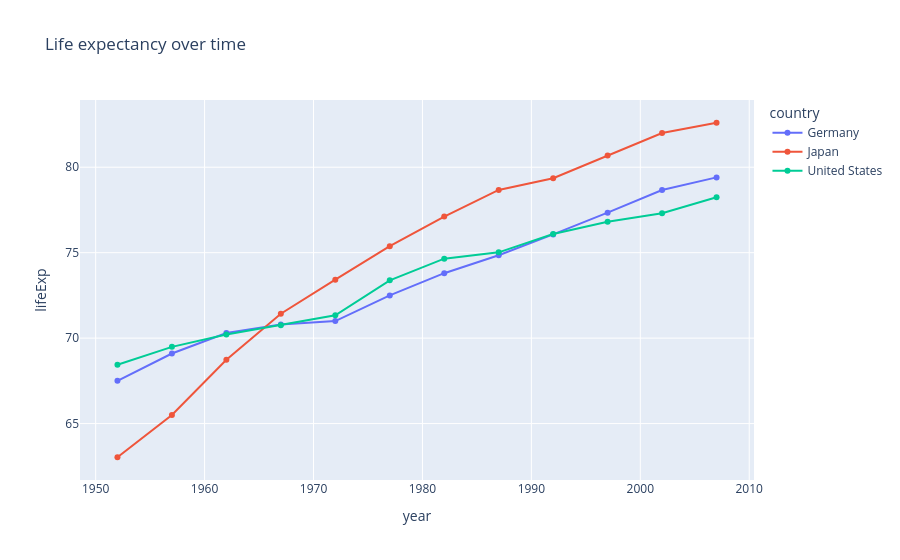

Notebook code for this chart:
### Markdown cell above
### 2.2 Line

Lines need an ordered x-axis — usually time. Let's track Germany and Japan in the gapminder data.

### Code cell
subset = gapminder.query("country in ['Germany', 'Japan', 'United States']")

fig = px.line(
    subset,
    x="year",
    y="lifeExp",
    color="country",
    markers=True,
    title="Life expectancy over time",
)
fig.show()

### Figure 1 — Plotly figure (JSON) as saved in the notebook; plotly's stock layout.template omitted (floating-point values rounded to 4 significant figures)
{"data": [{"hovertemplate": "country=Germany<br>year=%{x}<br>lifeExp=%{y}<extra></extra>", "legendgroup": "Germany", "line": {"color": "#636efa", "dash": "solid"}, "marker": {"symbol": "circle"}, "mode": "lines+markers", "name": "Germany", "orientation": "v", "showlegend": true, "type": "scatter", "x": [1952, 1957, 1962, 1967, 1972, 1977, 1982, 1987, 1992, 1997, 2002, 2007], "xaxis": "x", "y": [67.5, 69.1, 70.3, 70.8, 71.0, 72.5, 73.8, 74.85, 76.07, 77.34, 78.67, 79.41], "yaxis": "y"}, {"hovertemplate": "country=Japan<br>year=%{x}<br>lifeExp=%{y}<extra></extra>", "legendgroup": "Japan", "line": {"color": "#EF553B", "dash": "solid"}, "marker": {"symbol": "circle"}, "mode": "lines+markers", "name": "Japan", "orientation": "v", "showlegend": true, "type": "scatter", "x": [1952, 1957, 1962, 1967, 1972, 1977, 1982, 1987, 1992, 1997, 2002, 2007], "xaxis": "x", "y": [63.03, 65.5, 68.73, 71.43, 73.42, 75.38, 77.11, 78.67, 79.36, 80.69, 82.0, 82.6], "yaxis": "y"}, {"hovertemplate": "country=United States<br>year=%{x}<br>lifeExp=%{y}<extra></extra>", "legendgroup": "United States", "line": {"color": "#00cc96", "dash": "solid"}, "marker": {"symbol": "circle"}, "mode": "lines+markers", "name": "United States", "orientation": "v", "showlegend": true, "type": "scatter", "x": [1952, 1957, 1962, 1967, 1972, 1977, 1982, 1987, 1992, 1997, 2002, 2007], "xaxis": "x", "y": [68.44, 69.49, 70.21, 70.76, 71.34, 73.38, 74.65, 75.02, 76.09, 76.81, 77.31, 78.24], "yaxis": "y"}], "layout": {"legend": {"title": {"text": "country"}, "tracegroupgap": 0}, "title": {"text": "Life expectancy over time"}, "xaxis": {"anchor": "y", "domain": [0, 1], "title": {"text": "year"}}, "yaxis": {"anchor": "x", "domain": [0, 1], "title": {"text": "lifeExp"}}}}
